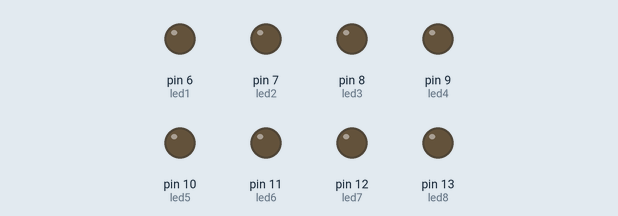
The sketch below on a simulated Arduino Uno, built with avr-gcc and run on an emulated ATmega328P. On the bench: output pins drawn as LEDs (lit = HIGH).

Above: at 0.05 s.
At 0.45 s:
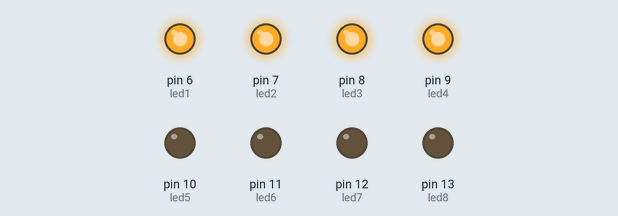
At 0.8 s:
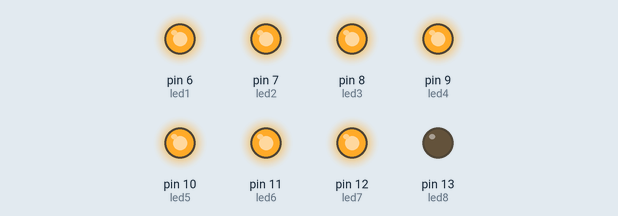
At 1.35 s:
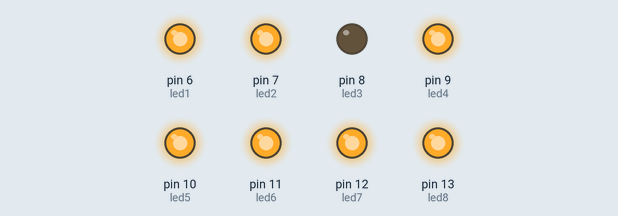
At 1.95 s:
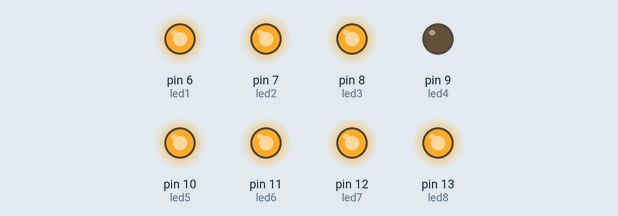
At 3.2 s:
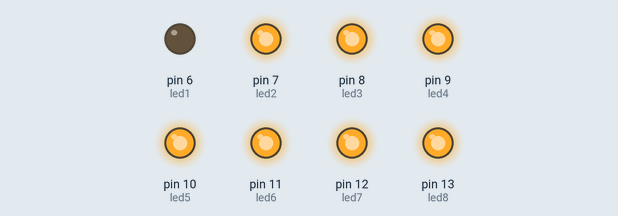
Timing chart, 0 to 3.7 s (numbered marks = the images above):
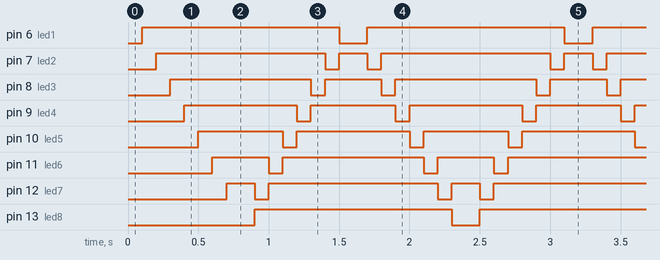

The sketch:

p02_secuencialed.ino
```cpp
/*
 *  Practica 2 para prueba de los puertos digitales
 *  El circuito tiene 8 diodoes led conectados, se
 *  activa un led por vez haciendo un barrido en
 *  sentido horario y antihorario.
 */
const int led1 = 6;
const int led2 = 7;
const int led3 = 8;
const int led4 = 9;
const int led5 = 10;
const int led6 = 11;
const int led7 = 12;
const int led8 = 13;
void setup()
{
  pinMode(led1, OUTPUT);
  pinMode(led2, OUTPUT);
  pinMode(led3, OUTPUT);
  pinMode(led4, OUTPUT);
  pinMode(led5, OUTPUT);
  pinMode(led6, OUTPUT);
  pinMode(led7, OUTPUT);
  pinMode(led8, OUTPUT);
}
void loop()
{
  der(); //sencuencia en sentido horario
  izq(); //secuencia en sentido anti
}

void der() //procedimiento en sentido horario
{
  digitalWrite(led1, LOW);
  delay(100);
  digitalWrite(led1, HIGH);
  digitalWrite(led2, LOW);
  delay(100);
  digitalWrite(led2, HIGH);
  digitalWrite(led3, LOW);
  delay(100);
  digitalWrite(led3, HIGH);
  digitalWrite(led4, LOW);
  delay(100);
  digitalWrite(led4, HIGH);
  digitalWrite(led5, LOW);
  delay(100);
  digitalWrite(led5, HIGH);
  digitalWrite(led6, LOW);
  delay(100);
  digitalWrite(led6, HIGH);
  digitalWrite(led7, LOW);
  delay(100);
  digitalWrite(led7, HIGH);
  digitalWrite(led8, LOW);
  delay(100);
  digitalWrite(led8, HIGH);
}
void izq() //procedimiento en sentido anti
{
  digitalWrite(led8, LOW);
  delay(100);
  digitalWrite(led8, HIGH);
  digitalWrite(led7, LOW);
  delay(100);
  digitalWrite(led7, HIGH);
  digitalWrite(led6, LOW);
  delay(100);
  digitalWrite(led6, HIGH);
  digitalWrite(led5, LOW);
  delay(100);
  digitalWrite(led5, HIGH);
  digitalWrite(led4, LOW);
  delay(100);
  digitalWrite(led4, HIGH);
  digitalWrite(led3, LOW);
  delay(100);
  digitalWrite(led3, HIGH);
  digitalWrite(led2, LOW);
  delay(100);
  digitalWrite(led2, HIGH);
  digitalWrite(led1, LOW);
  delay(100);
  digitalWrite(led1, HIGH);
}
```

Measured:
- by itself, pin 6 (led1), pin 13 (led8): alternates HIGH for 1.4 s and LOW for 0.20 s
- by itself, pin 7 (led2): repeats every 1.6 s: LOW 0.10 s, HIGH 0.20 s, LOW 0.10 s, HIGH 1.2 s
- by itself, pin 8 (led3): repeats every 1.6 s: LOW 0.10 s, HIGH 0.40 s, LOW 0.10 s, HIGH 1.0 s
- by itself, pin 9 (led4): repeats every 1.6 s: LOW 0.10 s, HIGH 0.60 s, LOW 0.10 s, HIGH 0.80 s
- by itself, pin 10 (led5): repeats every 1.6 s: LOW 0.10 s, HIGH 0.80 s, LOW 0.10 s, HIGH 0.60 s
- by itself, pin 11 (led6): repeats every 1.6 s: LOW 0.10 s, HIGH 1.0 s, LOW 0.10 s, HIGH 0.40 s
- by itself, pin 12 (led7): repeats every 1.6 s: LOW 0.10 s, HIGH 1.2 s, LOW 0.10 s, HIGH 0.20 s
